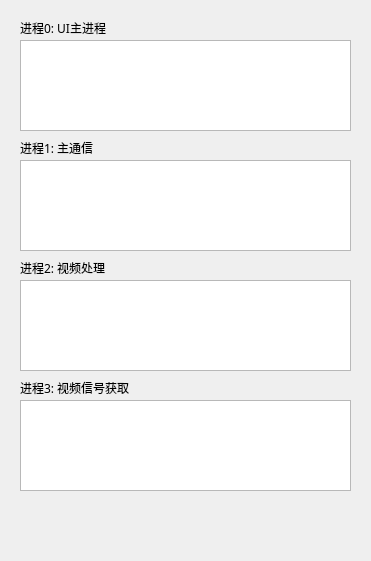
   <widget class="QFrame" name="frame_3">
    <property name="enabled">
     <bool>true</bool>
    </property>
    <property name="geometry">
     <rect>
      <x>910</x>
      <y>10</y>
      <width>371</width>
      <height>561</height>
     </rect>
    </property>
    <property name="styleSheet">
     <string notr="true"/>
    </property>
    <property name="frameShape">
     <enum>QFrame::Shape::NoFrame</enum>
    </property>
    <property name="frameShadow">
     <enum>QFrame::Shadow::Plain</enum>
    </property>
    <widget class="QLabel" name="label_15">
     <property name="geometry">
      <rect>
       <x>20</x>
       <y>20</y>
       <width>91</width>
       <height>16</height>
      </rect>
     </property>
     <property name="font">
      <font>
       <family>Microsoft YaHei</family>
      </font>
     </property>
     <property name="text">
      <string>进程0: UI主进程</string>
     </property>
    </widget>
    <widget class="QTextEdit" name="log_output_03">
     <property name="geometry">
      <rect>
       <x>20</x>
       <y>400</y>
       <width>331</width>
       <height>91</height>
      </rect>
     </property>
     <property name="styleSheet">
      <string notr="true"/>
     </property>
    </widget>
    <widget class="QTextEdit" name="log_output_02">
     <property name="geometry">
      <rect>
       <x>20</x>
       <y>280</y>
       <width>331</width>
       <height>91</height>
      </rect>
     </property>
     <property name="styleSheet">
      <string notr="true"/>
     </property>
    </widget>
    <widget class="QLabel" name="label_13">
     <property name="geometry">
      <rect>
       <x>20</x>
       <y>260</y>
       <width>91</width>
       <height>16</height>
      </rect>
     </property>
     <property name="font">
      <font>
       <family>Microsoft YaHei</family>
      </font>
     </property>
     <property name="text">
      <string>进程2: 视频处理</string>
     </property>
    </widget>
    <widget class="QTextEdit" name="log_output_00">
     <property name="geometry">
      <rect>
       <x>20</x>
       <y>40</y>
       <width>331</width>
       <height>91</height>
      </rect>
     </property>
     <property name="styleSheet">
      <string notr="true"/>
     </property>
    </widget>
    <widget class="QLabel" name="label_12">
     <property name="geometry">
      <rect>
       <x>20</x>
       <y>140</y>
       <width>81</width>
       <height>16</height>
      </rect>
     </property>
     <property name="font">
      <font>
       <family>Microsoft YaHei</family>
      </font>
     </property>
     <property name="text">
      <string>进程1: 主通信</string>
     </property>
    </widget>
    <widget class="QLabel" name="label_14">
     <property name="geometry">
      <rect>
       <x>20</x>
       <y>380</y>
       <width>111</width>
       <height>16</height>
      </rect>
     </property>
     <property name="font">
      <font>
       <family>Microsoft YaHei</family>
      </font>
     </property>
     <property name="text">
      <string>进程3: 视频信号获取</string>
     </property>
    </widget>
    <widget class="QTextEdit" name="log_output_01">
     <property name="geometry">
      <rect>
       <x>20</x>
       <y>160</y>
       <width>331</width>
       <height>91</height>
      </rect>
     </property>
     <property name="styleSheet">
      <string notr="true"/>
     </property>
    </widget>
   </widget>
